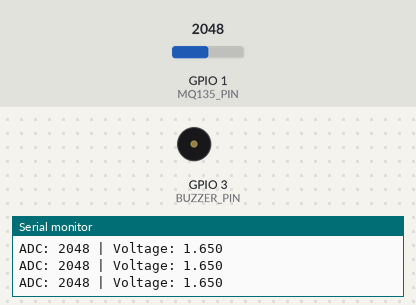
This sketch was run on a simulated ESP32-C3. Shown: buzzer (waves = sounding, pin HIGH), the last lines printed to the serial monitor. Inputs (shaded band) come from the test bench; at power-on: GPIO 1 (MQ135_PIN) = 2048 (analog values on the 0–4095 scale).

Above: at 1.2 s.
1.3 s: GPIO 1 (MQ135_PIN) set to 2462
2.8 s: GPIO 1 (MQ135_PIN) set to 2563
At 3.7 s:
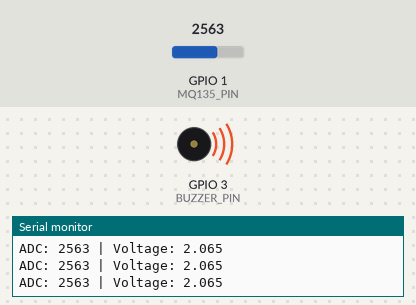
4.5 s: GPIO 1 (MQ135_PIN) set to 2460
At 4.9 s:
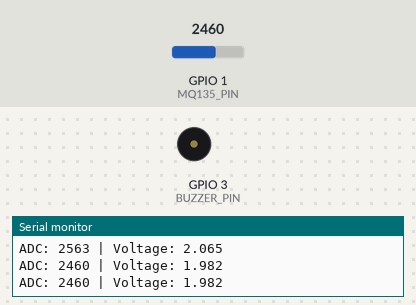
6.0 s: GPIO 1 (MQ135_PIN) set to 2540
At 7.3 s:
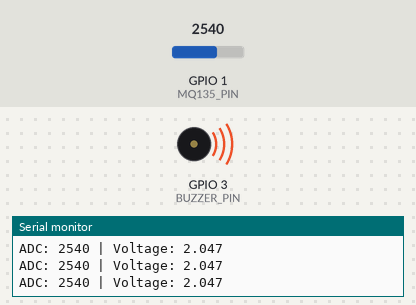
Timing chart, 0 to 8.5 s (numbered marks = the images above; inputs shaded):
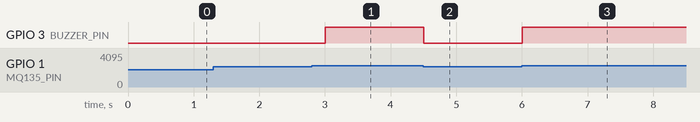

Measured:
- the behaviour switches between 2500 and 2501 on GPIO 1 (MQ135_PIN) (found by bisection; images 0 and 1)
- after the input at 2.8 s, GPIO 3 (BUZZER_PIN): LOW → HIGH after 0.20 s
- after the input at 4.5 s, GPIO 3 (BUZZER_PIN): HIGH → LOW at once
- after the input at 6.0 s, GPIO 3 (BUZZER_PIN): LOW → HIGH at once

The sketch:

Tubes_Dasmickey.ino
```cpp
#define MQ135_PIN 1      // ADC ESP32-C3
#define BUZZER_PIN 3     // Pin untuk buzzer

// threshold bebas, nanti disesuaikan dari hasil bacaan sensor
int gasThreshold = 2500;

void setup() {
  Serial.begin(115200);
  analogReadResolution(12);        // 0–4095
  pinMode(BUZZER_PIN, OUTPUT);     // buzzer sebagai output
  digitalWrite(BUZZER_PIN, LOW);   // awalnya mati
}

void loop() {
  int adcValue = analogRead(MQ135_PIN);
  float voltage = adcValue * (3.3 / 4095.0);

  Serial.print("ADC: ");
  Serial.print(adcValue);
  Serial.print(" | Voltage: ");
  Serial.println(voltage, 3);

  // ---- DETEKSI GAS ----
  if (adcValue > gasThreshold) {
    digitalWrite(BUZZER_PIN, HIGH);   // bunyi
  } else {
    digitalWrite(BUZZER_PIN, LOW);    // mati
  }

  delay(300);
}
```
